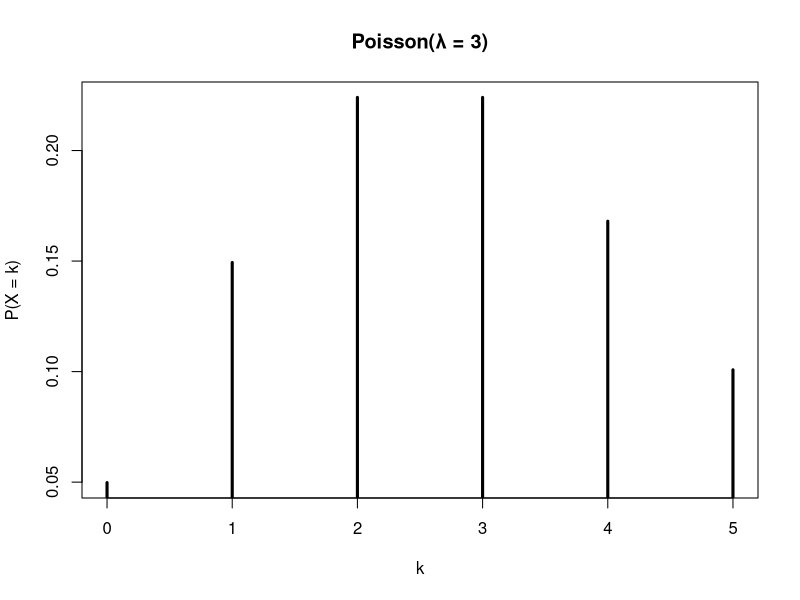
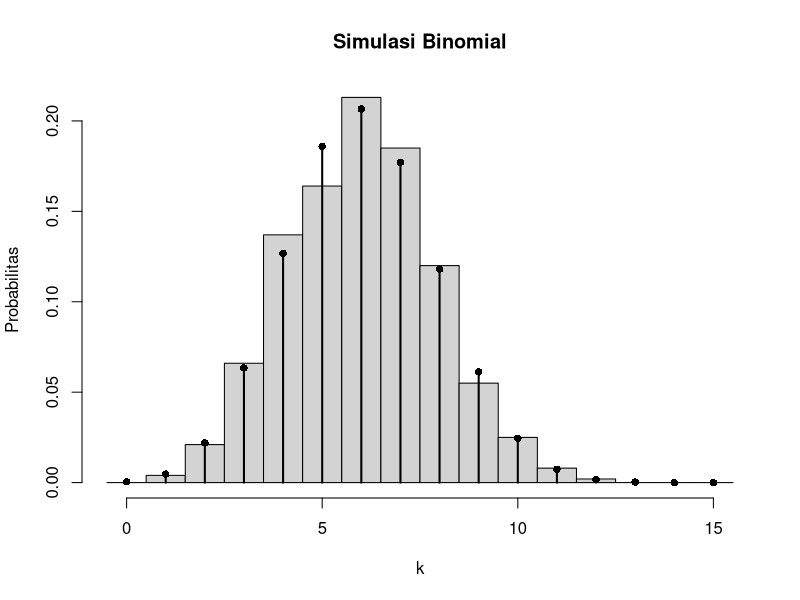

These charts were generated, in order, by the following R code:
# Tugas Sebaran Diskrit

# 1. Jika rata-rata pelanggan datang ke toko adalah 3 orang per jam, 
# modelkan dengan Poisson dan hitung P(X≥5).

# Model Poisson
lambda <- 3
x <- 0:5
pmf <- dpois(x, lambda)

plot(x, pmf,
     type = "h",
     lwd = 3,
     main = "Poisson(λ = 3)",
     xlab = "k",
     ylab = "P(X = k)")
plot

# Hitung P(X >= 5)
Hitung_P <- 1 - ppois(4, lambda)
Hitung_P



# 2. Dari 100 bola (20 berwarna merah), diambil 10 tanpa pengembalian. 
# Modelkan jumlah bola merah yang diambil dengan distribusi yang tepat.

# Distribusi yang tepat adalah Hypergeometric.
# Parameter
N <- 100    # ukuran populasi bola
K <- 20     # jumlah bola merah
n <- 10     # ukuran sampel

# Domain k
k <- seq(from = max(0, n + K - N), to = min(n, K))

# PMF: P(X = k)
pmf <- dhyper(k, m = K, n = N - K, k = n)

# Dataframe
data.frame(k = k, P = pmf)



# 3. Simulasikan 1.000 percobaan Binomial (n=15, p=0.4) 
# dan bandingkan histogram hasil simulasi dengan PMF teoretis.

# Parameter 
n <- 15
p <- 0.4

# Simulasi 1.000 percobaan
simulasi <- rbinom(1000, size = n, prob = p)

# PMF teoritis
x <- 0:n
pmf <- dbinom(x, size = n, prob = p)

# CDF teoritis
cdf <- pbinom(x, size = n, prob = p)

# Histogram hasil simulasi
hist(simulasi,
     breaks = seq(-0.5, 15.5, by = 1),
     probability = TRUE,
     main = "Simulasi Binomial",
     xlab = "k",
     ylab = "Probabilitas")

# PMF teoritis
points(x, pmf, pch = 16)
lines(x, pmf, type = "h", lwd = 2)
